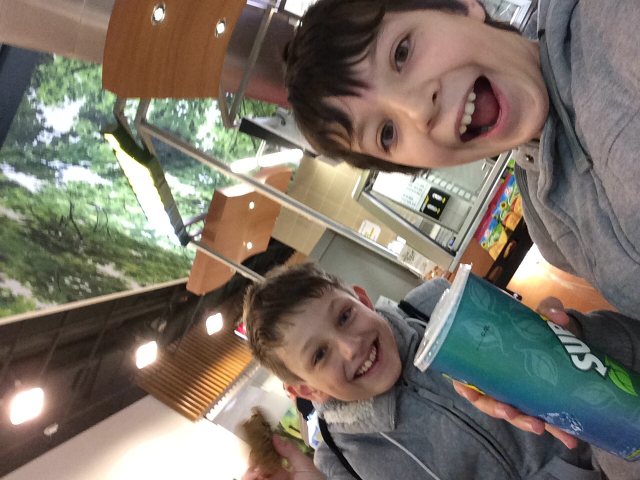
#> input picture tmp.jpg, 1280 x 960 px (shown at 1/2 size)
$ python face_detect.py tmp.jpg tmp.jpg   (Python 2 division)   (older library calls are emulated)
#> lines starting #> are read from the running program, lines starting #| are printed output that depends on the picture
import cv2
import sys
import requests
import urllib
import numpy as np

# [4 lines of commented-out code are left out]
cascPath = 'haar_face' #sys.argv[2]

req = urllib.urlopen(sys.argv[1])
arr = np.asarray(bytearray(req.read()), dtype=np.uint8)
image = cv2.imdecode(arr,-1)
#> image is the input picture: shape (960, 1280, 3); mean B, G, R 103.6, 114.7, 123.5

# Create the haar cascade

# Read the image
#image = cv2.imread(imagePath)
gray = cv2.cvtColor(image, cv2.COLOR_BGR2GRAY)
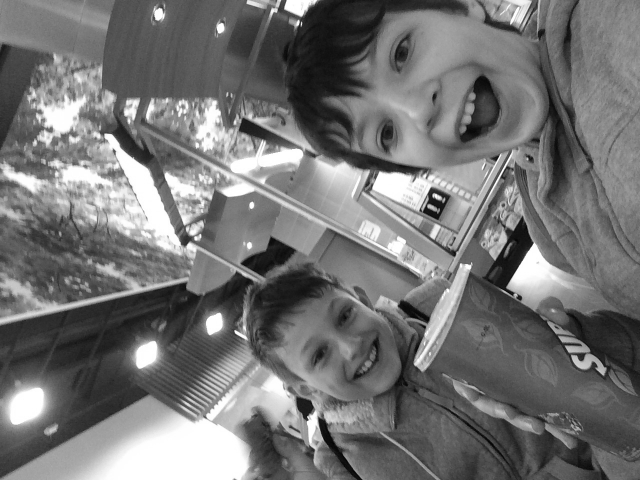
#> gray: shape (960, 1280) (shown at 1/2 size); min 0, max 255, mean 116.1

#> (the run stopped early here; a loop or call above may not have finished)
